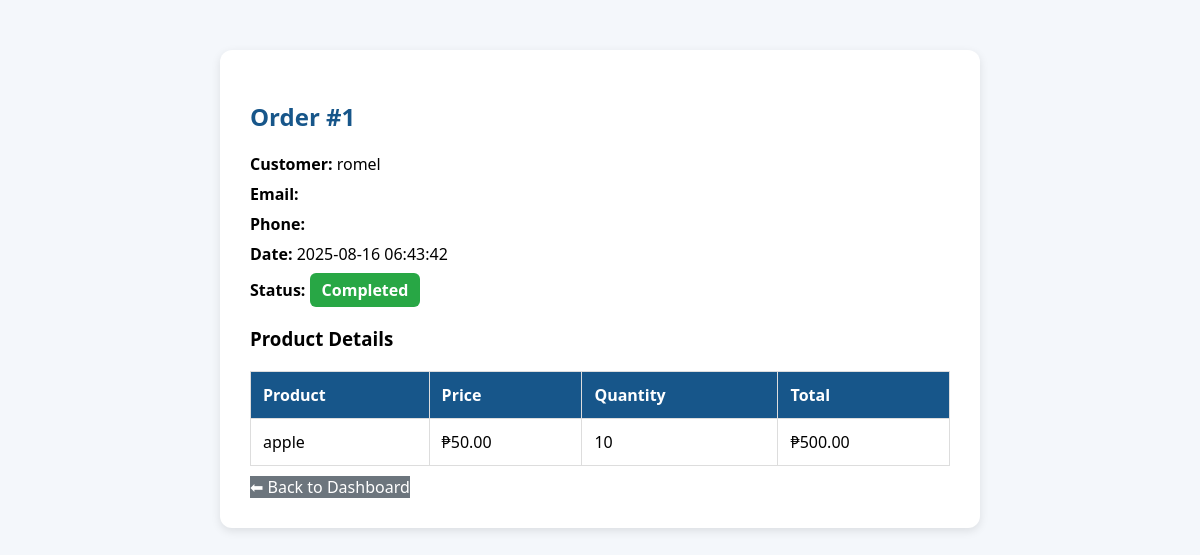
The app's page /order_details.php?id=1 with its own data.
### tables this page shows
CREATE TABLE `orders` (
  `id` int(11) NOT NULL,
  `customer_id` int(11) DEFAULT NULL,
  `product_id` int(11) DEFAULT NULL,
  `quantity` int(11) DEFAULT NULL,
  `payment_method` varchar(50) DEFAULT NULL,
  `status` varchar(20) NOT NULL DEFAULT 'Pending',
  `order_date` timestamp NOT NULL DEFAULT current_timestamp(),
  `total_amount` decimal(10,2) DEFAULT 0.00
);

CREATE TABLE `customers` (
  `id` int(11) NOT NULL,
  `name` varchar(100) NOT NULL,
  `email` varchar(100) DEFAULT NULL,
  `phone` varchar(20) DEFAULT NULL,
  `address` text DEFAULT NULL,
  `created_at` timestamp NOT NULL DEFAULT current_timestamp()
);

CREATE TABLE `products` (
  `id` int(11) NOT NULL,
  `name` varchar(100) NOT NULL,
  `price` decimal(10,2) NOT NULL,
  `image` varchar(255) DEFAULT NULL,
  `stock` int(11) DEFAULT 0,
  `created_at` timestamp NOT NULL DEFAULT current_timestamp()
);

### order_details.php (the view, shortened to what this page needs)
<?php
require 'db.php';
$id = $_GET['id'] ?? 0;
$order = $conn->query("
    SELECT orders.*, customers.name, customers.email, customers.phone, products.name AS product_name, products.price, orders.quantity
    FROM orders
    JOIN customers ON orders.customer_id = customers.id
    JOIN products ON orders.product_id = products.id
    WHERE orders.id = $id
")->fetch_assoc();
?>
<!DOCTYPE html>
<html>
<head>
</head>
<body>
<div class="container">
    <h2>Order #<?= $order['id'] ?></h2>
    <p><b>Customer:</b> <?= htmlspecialchars($order['name']) ?></p>
    <p><b>Email:</b> <?= htmlspecialchars($order['email']) ?></p>
    <p><b>Phone:</b> <?= htmlspecialchars($order['phone']) ?></p>
    <p><b>Date:</b> <?= $order['order_date'] ?></p>
    <p><b>Status:</b>
        <span class="status <?= strtolower($order['status']) ?>">
            <?= $order['status'] ?>
        </span>
    </p>
    <h3>Product Details</h3>
    <table class="product-table">
        <tr>
            <th>Product</th>
            <th>Price</th>
            <th>Quantity</th>
            <th>Total</th>
        </tr>
        <tr>
            <td><?= htmlspecialchars($order['product_name']) ?></td>
            <td>₱<?= number_format($order['price'],2) ?></td>
            <td><?= $order['quantity'] ?></td>
            <td>₱<?= number_format($order['price'] * $order['quantity'],2) ?></td>
        </tr>
    </table>
    <a href="index.php" class="btn-back">⬅ Back to Dashboard</a>
</div>
</body>
</html>

### order_details.php (style rules this page uses)
body { font-family: 'Segoe UI', Tahoma, Geneva, Verdana, sans-serif; background: #f4f7fb; margin:0; padding:0; }
.container { max-width: 700px; margin: 50px auto; background: white; padding: 30px; border-radius: 12px; box-shadow: 0 3px 10px rgba(0,0,0,0.1); }
h2 { color: #17568A; margin-bottom: 20px; }
p { font-size: 16px; margin: 8px 0; }
.product-table { width: 100%; border-collapse: collapse; margin-top: 20px; }
.product-table th, .product-table td { border: 1px solid #ddd; padding: 12px; text-align: left; }
.product-table th { background-color: #17568A; color: white; }
.status { font-weight: bold; padding: 6px 12px; border-radius: 6px; display: inline-block; }
.status.completed { background-color: #28a745; color: white; }
.btn-back { background-color: #6c757d; color: white; text-decoration: none; display: inline-block; margin-top: 10px; }

### records on screen
orders: id "1", customer.name "romel", order_date "2025-08-16 06:43:42", status "Completed", product.name "apple", product.price "50.00", quantity "10", $order['price'] * $order['quantity'] "500.00"
